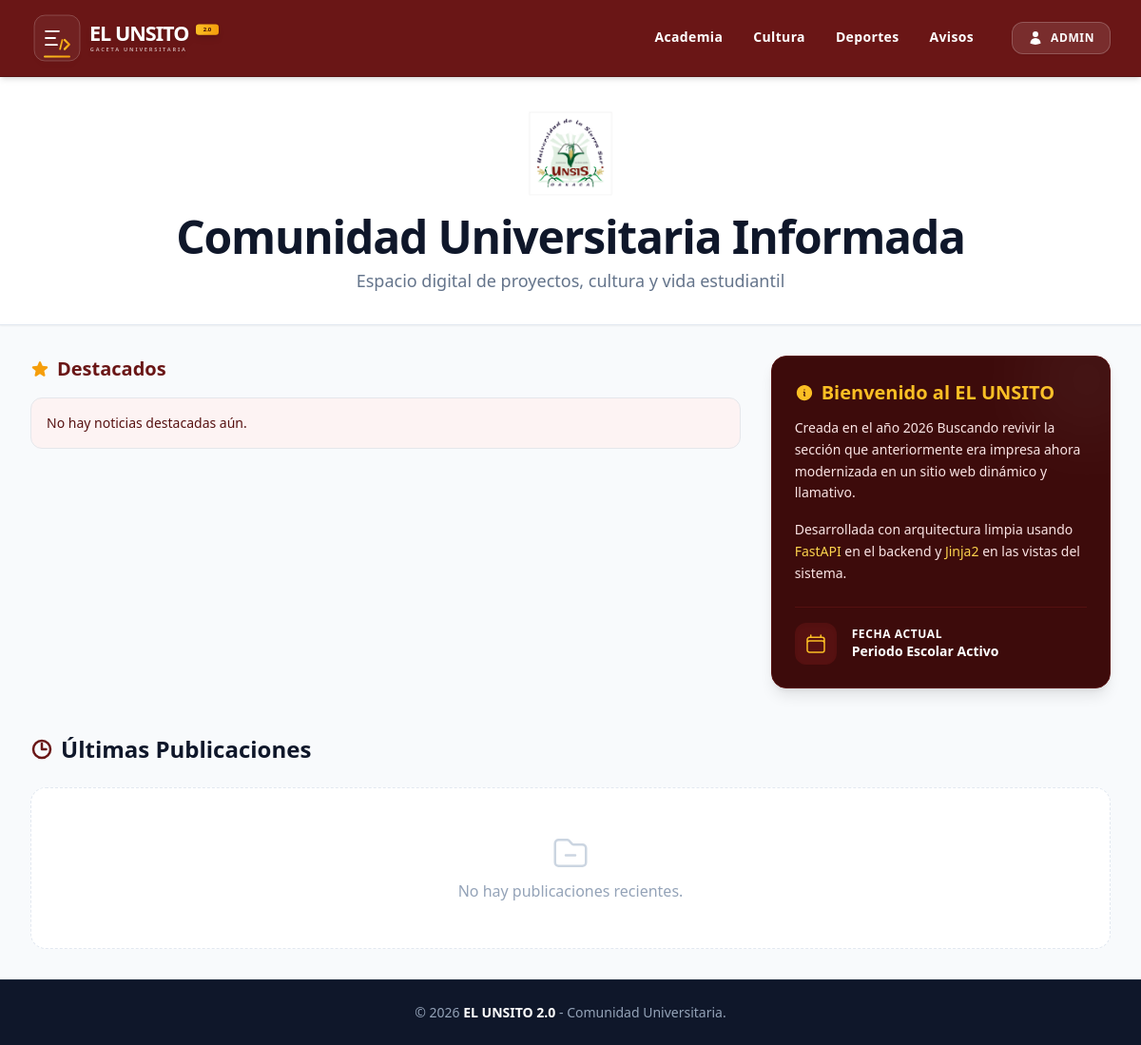
Before: / with the older database file.
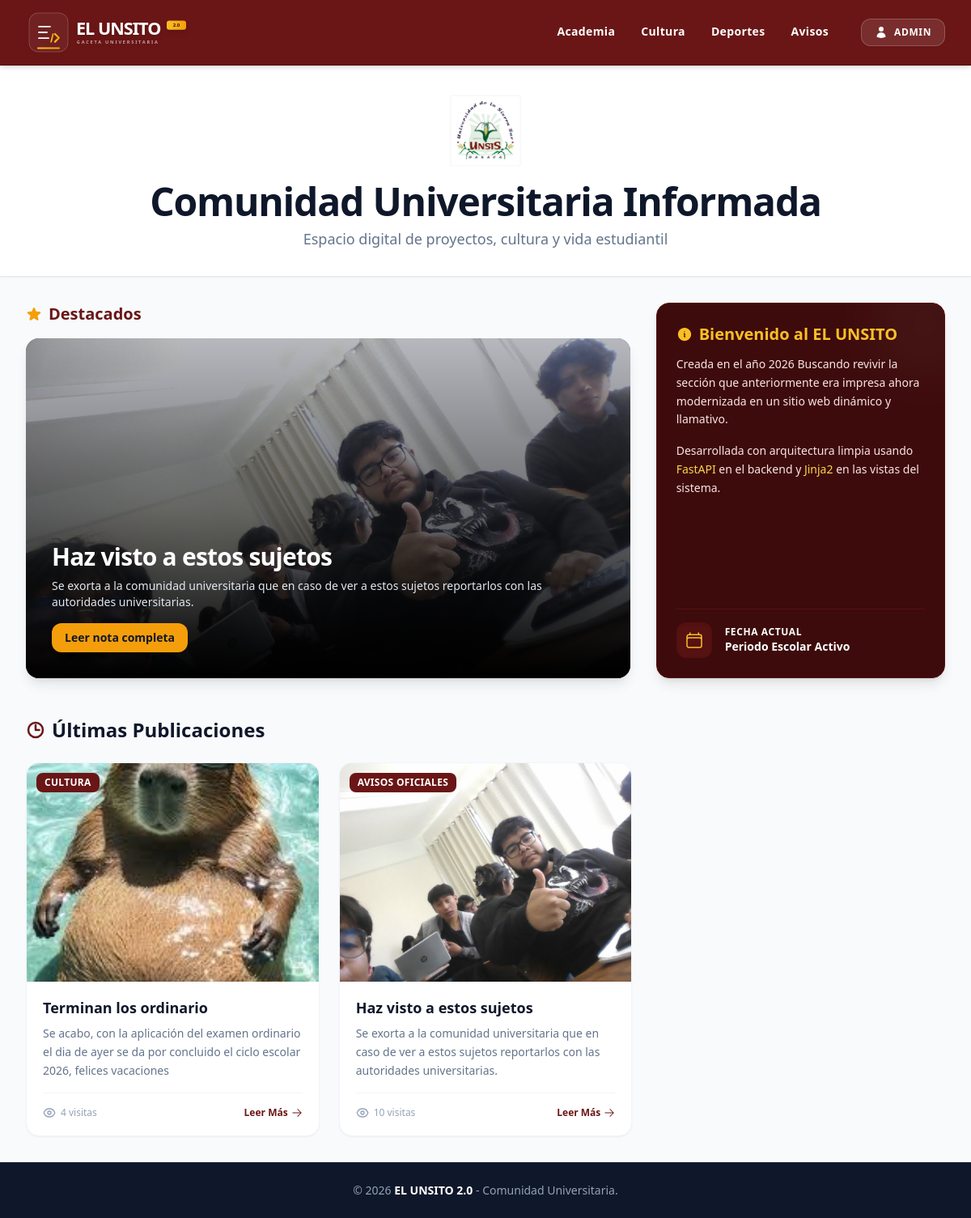
After: the same page with the newer database file.
### app/models.py (models this page shows)
class Noticia(Base):
    __tablename__ = "noticias"
    id = Column(Integer, primary_key=True, index=True)
    titulo = Column(String, nullable=False)
    contenido = Column(Text, nullable=False)
    imagen_url = Column(String, nullable=True)  # Nombre del archivo en /static/Noticias/
    fecha_creacion = Column(DateTime, default=datetime.utcnow)
    fecha_modificacion = Column(DateTime, default=datetime.utcnow, onupdate=datetime.utcnow)
    visitas = Column(Integer, default=0)
    seccion_id = Column(Integer, ForeignKey("secciones.id"))
    seccion = relationship("Seccion", back_populates="noticias")

class Seccion(Base):
    __tablename__ = "secciones"
    id = Column(Integer, primary_key=True, index=True)
    nombre = Column(String, unique=True, index=True)  # Ej: "Deportes", "Cultura"
    slug = Column(String, unique=True, index=True)    # Ej: "act-depo", "act-cul"
    noticias = relationship("Noticia", back_populates="seccion")

### app/main.py (the view)
@app.get("/")
def home(request: Request, db: Session = Depends(get_db)):
    noticias_carrusel = crud.obtener_noticias_carrusel(db, limite_por_seccion=2 )
    noticias_recientes = crud.obtener_noticias_recientes(db, limite=6)
    return templates.TemplateResponse(
        request,
        "index.html",
        {"carrusel": noticias_carrusel, "recientes": noticias_recientes}
    )

### app/templates/index.html (shortened to what this page needs)
<!DOCTYPE html>
<html lang="es" class="h-full bg-slate-50">
<head>
    <script src="https://cdn.tailwindcss.com"></script>
</head>
<body class="flex flex-col min-h-full font-sans antialiased text-slate-800">
    <nav class="bg-institucional-700 text-white shadow-md sticky top-0 z-50 border-b border-institucional-800 py-3">
        <div class="max-w-7xl mx-auto px-4 sm:px-6 lg:px-8">
            <div class="flex items-center justify-between">
                <div class="flex-shrink-0 flex items-center">
                    <a class="flex items-center" href="/">
                        <img src="/static/imagenes/Logo.svg" alt="Logo UNSIS" class="h-14 w-auto select-none block drop-shadow-md">
                    </a>
                </div>
                <div class="hidden md:flex items-center gap-8 font-bold text-sm tracking-wide">
                    <a class="hover:text-amber-300 transition-colors py-2 border-b-2 border-transparent hover:border-amber-400" href="/seccion/academia">Academia</a>
                    <a class="hover:text-amber-300 transition-colors py-2 border-b-2 border-transparent hover:border-amber-400" href="/seccion/cultura">Cultura</a>
                    <a class="hover:text-amber-300 transition-colors py-2 border-b-2 border-transparent hover:border-amber-400" href="/seccion/deportes">Deportes</a>
                    <a class="hover:text-amber-300 transition-colors py-2 border-b-2 border-transparent hover:border-amber-400" href="/seccion/avisos-oficiales">Avisos</a>
                    <a class="ml-2 bg-white/10 hover:bg-white text-white hover:text-institucional-700 border border-white/20 hover:border-white transition-all px-4 py-2 rounded-xl text-xs uppercase font-extrabold tracking-wider flex items-center gap-2 shadow-sm" href="/login">
                        Admin
                    </a>
                </div>
            </div>
        </div>
    </nav>
    <header class="bg-white py-8 border-b border-slate-200 shadow-sm">
        <div class="max-w-7xl mx-auto px-4 text-center">
            <img src="/static/imagenes/UNSIS.png" alt="Logo Universidad" class="mx-auto h-24 w-auto mb-4 object-contain">
            <h1 class="font-black text-3xl md:text-5xl text-slate-900 tracking-tight">Comunidad Universitaria Informada</h1>
            <p class="mt-2 text-lg text-slate-500 font-medium">Espacio digital de proyectos, cultura y vida estudiantil</p>
        </div>
    </header>
    <main class="max-w-7xl mx-auto px-4 sm:px-6 lg:px-8 py-8 flex-grow w-full">
        <div class="grid grid-cols-1 lg:grid-cols-3 gap-8 mb-12">
            <div class="lg:col-span-2">
                <h3 class="font-bold text-xl text-institucional-700 mb-4 flex items-center gap-2">
                    Destacados
                </h3>
                {% if carrusel %}
                <div class="relative bg-slate-900 rounded-2xl overflow-hidden shadow-lg group aspect-[16/9]">
                    {% for noticia in carrusel %}
                    {% if loop.first %}
                    <img src="{{ noticia.imagen_url }}" class="absolute inset-0 w-full h-full object-cover opacity-70 group-hover:scale-105 transition-transform duration-500" alt="Portada">
                    <div class="absolute inset-0 bg-gradient-to-t from-black via-black/40 to-transparent"></div>
                    <div class="absolute bottom-0 p-6 md:p-8 text-white w-full">
                        <h5 class="text-xl md:text-3xl font-black mb-2 leading-tight tracking-tight">{{ noticia.titulo }}</h5>
                        <p class="text-sm text-slate-200 line-clamp-2 mb-4 max-w-2xl">{{ noticia.contenido }}</p>
                        <a href="/noticia/{{ noticia.id }}" class="inline-flex items-center bg-amber-500 hover:bg-amber-600 text-slate-900 font-bold px-4 py-2 rounded-xl text-sm transition-all shadow-md transform hover:-translate-y-0.5">
                            Leer nota completa
                        </a>
                    </div>
                    {% endif %}
                    {% endfor %}
                </div>
                {% else %}
                <div class="bg-institucional-50 border border-institucional-200 text-institucional-800 p-4 rounded-xl text-sm font-medium">
                    No hay noticias destacadas aún.
                </div>
                {% endif %}
            </div>
            <div class="lg:col-span-1">
                <div class="bg-institucional-900 text-white p-6 rounded-2xl shadow-lg h-full flex flex-col justify-between border border-institucional-800 relative overflow-hidden group">
                    <div class="absolute -right-10 -top-10 w-32 h-32 bg-white/5 rounded-full blur-2xl"></div>
                    <div>
                        <h4 class="font-black text-xl text-amber-400 flex items-center gap-2 mb-3">
                            Bienvenido al EL UNSITO
                        </h4>
                        <p class="text-sm text-institucional-100 leading-relaxed font-light mb-4">
                            Creada en el año 2026 Buscando revivir la sección que anteriormente era impresa ahora modernizada en un sitio web dinámico y llamativo.
                        </p>
                        <p class="text-sm text-institucional-100 leading-relaxed font-light">
                            Desarrollada con arquitectura limpia usando <span class="text-amber-300 font-medium">FastAPI</span> en el backend y <span class="text-amber-300 font-medium">Jinja2</span> en las vistas del sistema.
                        </p>
                    </div>
                    <div class="border-t border-institucional-800 pt-4 mt-6 flex items-center gap-4">
                        <div class="bg-institucional-800 p-2.5 rounded-xl text-amber-400 shadow-inner">
                        </div>
                        <div>
                            <div class="text-xs text-institucional-200 uppercase tracking-wider font-semibold">Fecha Actual</div>
                            <div class="font-bold text-sm text-white">Periodo Escolar Activo</div>
                        </div>
                    </div>
                </div>
            </div>
        </div>
        <h3 class="font-bold text-2xl text-slate-900 mb-6 flex items-center gap-2">
            <svg xmlns="http://www.w3.org/2000/svg" fill="none" viewBox="0 0 24 24" stroke-width="2.5" stroke="currentColor" class="w-6 h-6 text-institucional-700">
                <path stroke-linecap="round" stroke-linejoin="round" d="M12 6v6h4.5m4.5 0a9 9 0 1 1-18 0 9 9 0 0 1 18 0Z" />
            </svg>
            Últimas Publicaciones
        </h3>
        <div class="grid grid-cols-1 md:grid-cols-2 lg:grid-cols-3 gap-6">
            {% if recientes %}
                {% for noticia in recientes %}
                <div class="bg-white rounded-2xl shadow-sm border border-slate-100 overflow-hidden flex flex-col hover:shadow-md transition-all duration-300 group">
                    <div class="overflow-hidden aspect-[4/3] bg-slate-100 relative">
                        <img src="{{ noticia.imagen_url }}" class="w-full h-full object-cover group-hover:scale-105 transition-transform duration-300" alt="Miniatura">
                        <span class="absolute top-3 left-3 bg-institucional-700 text-white text-xs font-bold px-2.5 py-1 rounded-lg tracking-wide uppercase shadow-sm">
                            {{ noticia.seccion.nombre }}
                        </span>
                    </div>
                    <div class="p-5 flex flex-col flex-grow">
                        <h5 class="text-lg font-bold text-slate-900 group-hover:text-institucional-700 transition-colors line-clamp-2 leading-snug mb-2">
                            {{ noticia.titulo }}
                        </h5>
                        <p class="text-sm text-slate-500 line-clamp-3 leading-relaxed flex-grow mb-4">
                            {{ noticia.contenido }}
                        </p>
                        <div class="flex justify-between items-center pt-4 border-t border-slate-100 text-xs text-slate-400">
                            <span class="flex items-center gap-1.5 font-medium">
                                {{ noticia.visitas }} visitas
                            </span>
                            <a href="/noticia/{{ noticia.id }}" class="text-institucional-700 hover:text-institucional-800 font-bold flex items-center gap-1 transition-all group-hover:translate-x-1">
                                Leer Más
                                <svg xmlns="http://www.w3.org/2000/svg" viewBox="0 0 24 24" fill="currentColor" class="w-3.5 h-3.5">
                                    <path fill-rule="evenodd" d="M12.97 3.97a.75.75 0 0 1 1.06 0l7.5 7.5a.75.75 0 0 1 0 1.06l-7.5 7.5a.75.75 0 1 1-1.06-1.06l6.22-6.22H3a.75.75 0 0 1 0-1.5h16.19l-6.22-6.22a.75.75 0 0 1 0-1.06Z" clip-rule="evenodd" />
                                </svg>
                            </a>
                        </div>
                    </div>
                </div>
                {% endfor %}
            {% else %}
                <div class="col-span-full text-center py-12 text-slate-400 bg-white rounded-2xl border border-dashed border-slate-200">
                    No hay publicaciones recientes.
                </div>
            {% endif %}
        </div>
    </main>
    <footer class="bg-slate-900 text-slate-400 py-6 border-t border-slate-800 mt-auto">
        <div class="max-w-7xl mx-auto px-4 text-center text-sm">
            <p>&copy; 2026 <span class="text-white font-semibold">EL UNSITO 2.0</span> - Comunidad Universitaria.</p>
        </div>
    </footer>
</body>
</html>

Changed rows visible on the page:
added Noticia: imagen_url (picture), titulo "Haz visto a estos sujetos", contenido "Se exorta a la comunidad universitaria que en caso de ver a estos sujetos reportarlos con las autoridades universitarias.", seccion.nombre "AVISOS OFICIALES", visitas "10"
added Noticia: imagen_url (picture), seccion.nombre "CULTURA", titulo "Terminan los ordinario", contenido "Se acabo, con la aplicación del examen ordinario el dia de ayer se da por concluido el ciclo escolar 2026, felices vacaciones", visitas "4", shown under "Últimas Publicaciones"
Other visible differences:
text no longer shown: "No hay noticias destacadas aún. No hay publicaciones recientes."
